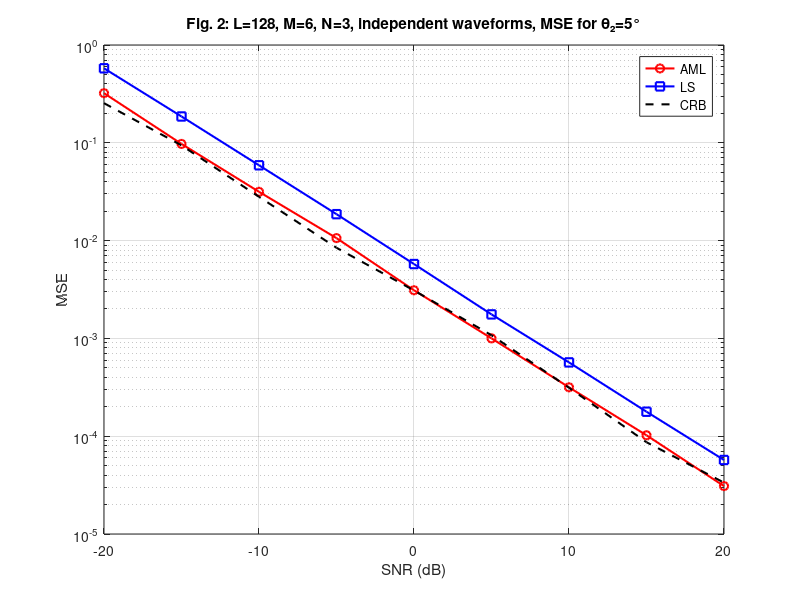

Write MATLAB code to recreate this figure.
% fig6.m: Fig.6 in Xu, Stoica, Li 2006 (corrected)
% MSE vs SNR, L=128, M=6, N=3, independent waveforms
% Only show MSE for the signal arriving from theta2 = 5 deg.

clc;
clear all;
close all;


M = 6; 
N = 13; 
L = 128;
angles = linspace(-30, 30, N);
A = exp(1j * (0:M-1)' * (2*pi*0.5*sind(angles)));

beta_true = ones(N, 1);
B = diag(beta_true);

SNR_dB_vals = -20:5:20;
nMC = 500;

MSE_AML = zeros(size(SNR_dB_vals));
MSE_LS  = zeros(size(SNR_dB_vals));
CRB_vals = zeros(size(SNR_dB_vals));

for sidx = 1:length(SNR_dB_vals)
    SNR = 10^(SNR_dB_vals(sidx)/10);
    Q_true = 1/SNR * 0.9.^(abs((0:M-1)-(0:M-1)')) .* exp(1j*((0:M-1)-(0:M-1)')*pi/2);
    mse_aml = 0; 
    mse_ls = 0;
    for mc = 1:nMC
        S = (randn(N, L) + 1j*randn(N, L))/sqrt(2);
        Z = (randn(M, L) + 1j*randn(M, L))/sqrt(2);
        noise = sqrtm(Q_true) * Z;
        X = A * B * S + noise;
        
        % AML
        Pi_S = S' * pinv(S*S') * S;
        T = X * (eye(L) - Pi_S) * X';
        if rcond(T) < 1e-12
            T = T + 1e-6*eye(M); 
        end
        beta_AML = pinv((A'/T*A) .* (S*S').') * diag(A'/T*X*S');
        mse_aml = mse_aml + abs(beta_AML(2) - beta_true(2))^2;
        
        % LS
        beta_LS = pinv((A'*A) .* (S*S').') * diag(A'*X*S');
        mse_ls = mse_ls + abs(beta_LS(2) - beta_true(2))^2;
        
    end
    MSE_AML(sidx) = mse_aml / nMC;
    MSE_LS(sidx)  = mse_ls / nMC;
    
    CRB_matrix = inv((A'*pinv(Q_true)*A) .* (S*S').');
    CRB_vals(sidx) = real(CRB_matrix(2,2));
end

figure;
semilogy(SNR_dB_vals, MSE_AML, 'ro-', 'LineWidth', 1.5); hold on;
semilogy(SNR_dB_vals, MSE_LS,  'bs-', 'LineWidth', 1.5);
semilogy(SNR_dB_vals, CRB_vals, 'k--', 'LineWidth', 1.5);
xlabel('SNR (dB)');
ylabel('MSE');
legend('AML', 'LS', 'CRB', 'Location', 'best');
title('Fig. 2: L=128, M=6, N=3, independent waveforms, MSE for θ₂=5°');
grid on;
